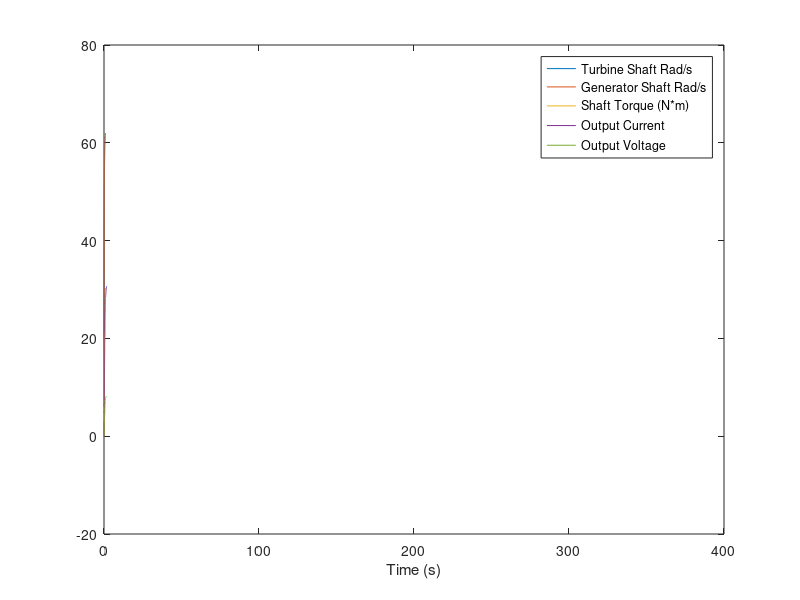

Here is the MATLAB script that generated this plot:
clear all
% State variables: w_turb, w_gen, T_k, I_gen
% Generator
J_gen = 0.005; % less than the turbine
k_emf = 0.699; % emf constant from DC-540 generator
L_gen = 0.315;
R_gen = 0.27; %http://forums.pelicanparts.com/porsche-911-technical-forum/199928-alternator-stator-coil-resistance.html
b_gen = 0.35;
R_load = 40.7;
C_gen = 0.005;

% Shaft parameters
G = 80E9; % stainless steel
d = 1/100; % 1cm
l = 0.1; % 10cm
% calculate_k = @(G, d, l) -(((pi * d^4)/32)*G)/l;
K = -785.3982;%calculate_k(G,d,l);

% Penstock Pipe 
head = 50;
pipe_diam = 0.0736;
pipe_length = 50/sin(45);
pipe_area = (pipe_diam/2)^2 * pi;
Rf = (128 * 8.9E-4 * pipe_length) / (pi * pipe_diam^4); 
If = 2 * 1000 * pipe_length / pipe_area;

% Water jet
jet_diam = 0.015;
jet_area = pi*(jet_diam/2)^2;
beta = jet_diam/pipe_diam;
jet_coefficient = 0.97;

mass_turb = 10;
radius_turb = 0.15;
J_turb = 0.5 * mass_turb * radius_turb^2; % approximate as a disc
b_turb = 0.2;

y0 = [0 0 0];

Q = 5.4/1000;

a = [((-2*radius_turb^2*Q*1000)/J_turb - b_turb/J_turb) 0 -1/J_turb 0 0;
    0 -b_gen/J_gen 1/J_gen 0 0;
    -K K 0 0 0;
    0 k_emf/sqrt(2)/L_gen 0 -1/(L_gen) 1/(L_gen * R_load)
    0 0 0 1/C_gen -1/(R_gen * C_gen)];

% todo: adjust R_load based on requirements of electrolyzer

b = [2000*radius_turb*Q*jet_coefficient*sqrt(2*9.8*head)/J_turb; 
    0 
    0 
    -1.4/L_gen/R_load
    0];


c = [1 0 0 0 0
     0 1 0 0 0
     0 0 1 0 0
     0 0 0 1 0
     0 0 0 0 1];
 
d = 0;

sys = ss(a, b, c, d);
dt = 0.001;
t = 0:dt:360;
u = ones(length(t), 1);

simresult = lsim(sys, u, t);
plot(t,simresult)
legend('Turbine Shaft Rad/s', 'Generator Shaft Rad/s', 'Shaft Torque (N*m)','Output Current', 'Output Voltage');
xlabel('Time (s)')

% Calculate volume of H2 produced at each time step
H2 = simresult(:,5) .* simresult(:,4) * (dt /285000 * 8.314 * 298.15 / 101300 * 0.0899 / 0.00201588); % moles of H2
O2 = simresult(:,5) .* simresult(:,4) * (dt /285000 * 8.314 * 298.15 /2 /101300 * 1.429 / 0.03199); % moles of H2

H2 = cumsum(H2);
fprintf('Total volume of H2 produced in %d seconds: %d m^3\r\n',t(end),H2(end))
fprintf('Total volume of O2 produced in %d seconds: %d m^3\r\n',t(end),H2(end)/2)